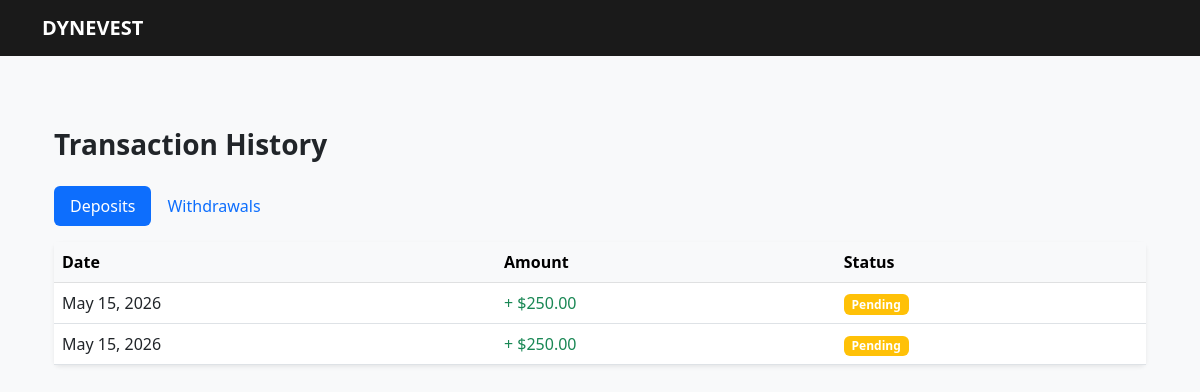
Page /transactions/ (signed in) on the committed database.
### core/models.py (models this page shows, shortened)
class Deposit(models.Model):
    user = models.ForeignKey(User, on_delete=models.CASCADE)
    amount = models.DecimalField(max_digits=10, decimal_places=2)
    proof_of_payment = models.ImageField(upload_to='deposits/') # Needs 'Pillow' library
    status = models.CharField(max_length=20, default='Pending') # Pending, Approved, Declined
    timestamp = models.DateTimeField(auto_now_add=True)

### core/views.py (the view)
# urls.py: path('transactions/', views.transactions_view, name='transactions'),
@login_required
def transactions_view(request):
    deposits = Deposit.objects.filter(user=request.user).order_by('-created_at')
    withdrawals = Withdrawal.objects.filter(user=request.user).order_by('-created_at')
    return render(request, 'core/transactions.html', {
        'deposits': deposits,
        'withdrawals': withdrawals,
    })

### core/templates/core/transactions.html (shortened to what this page needs)
{% extends 'core/base.html' %}
{% block content %}
<div class="container py-5">
    <h3 class="fw-bold mb-4">Transaction History</h3>
    <ul class="nav nav-pills mb-3" id="pills-tab" role="tablist">
        <li class="nav-item" role="presentation">
            <button class="nav-link active" id="pills-deposit-tab" data-bs-toggle="pill" data-bs-target="#pills-deposit"
                type="button">Deposits</button>
        </li>
        <li class="nav-item" role="presentation">
            <button class="nav-link" id="pills-withdraw-tab" data-bs-toggle="pill" data-bs-target="#pills-withdraw"
                type="button">Withdrawals</button>
        </li>
    </ul>
    <div class="tab-content" id="pills-tabContent">
        <div class="tab-pane fade show active" id="pills-deposit" role="tabpanel">
            <div class="card border-0 shadow-sm">
                <div class="table-responsive">
                    <table class="table mb-0">
                        <thead class="table-light">
                            <tr>
                                <th>Date</th>
                                <th>Amount</th>
                                <th>Status</th>
                            </tr>
                        </thead>
                        <tbody>
                            {% for d in deposits %}
                            <tr>
                                <td>{{ d.created_at|date:"M d, Y" }}</td>
                                <td class="text-success">+ ${{ d.amount }}</td>
                                <td>
                                    {% if d.is_approved %}
                                    <span class="badge bg-success">Approved</span>
                                    {% else %}
                                    <span class="badge bg-warning">Pending</span>
                                    {% endif %}
                                </td>
                            </tr>
                            {% empty %}
                            <tr>
                                <td colspan="3" class="text-center py-4">No deposits yet.</td>
                            </tr>
                            {% endfor %}
                        </tbody>
                    </table>
                </div>
            </div>
        </div>
    </div>
</div>
{% endblock %}

### core/templates/core/base.html (style rules this page uses)
body { background-color: #f8f9fa; }

### rows in the picture
Deposit: created_at "May 15, 2026", amount "250.00"
Deposit: created_at "May 15, 2026", amount "250.00"
